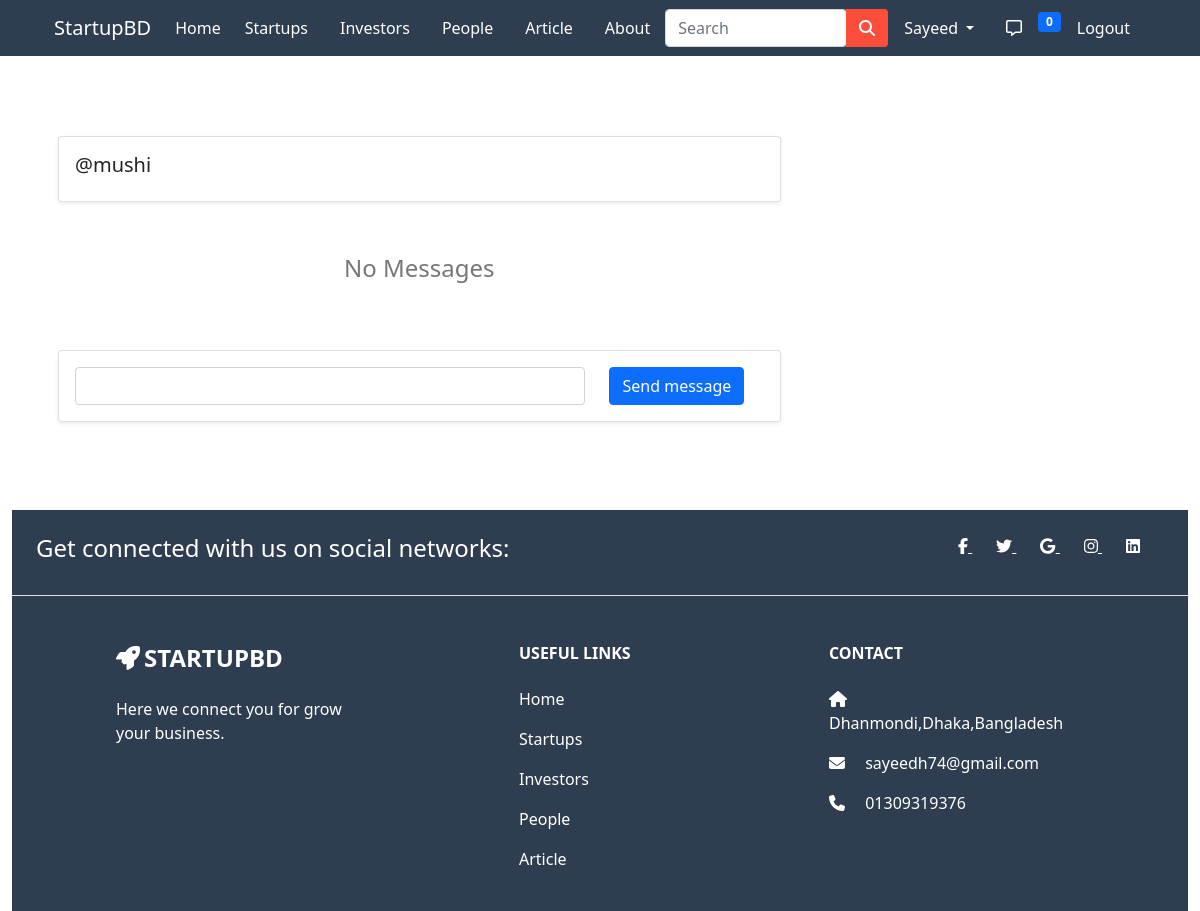
/inbox/8/ (signed in), run on an earlier commit of the app's database.
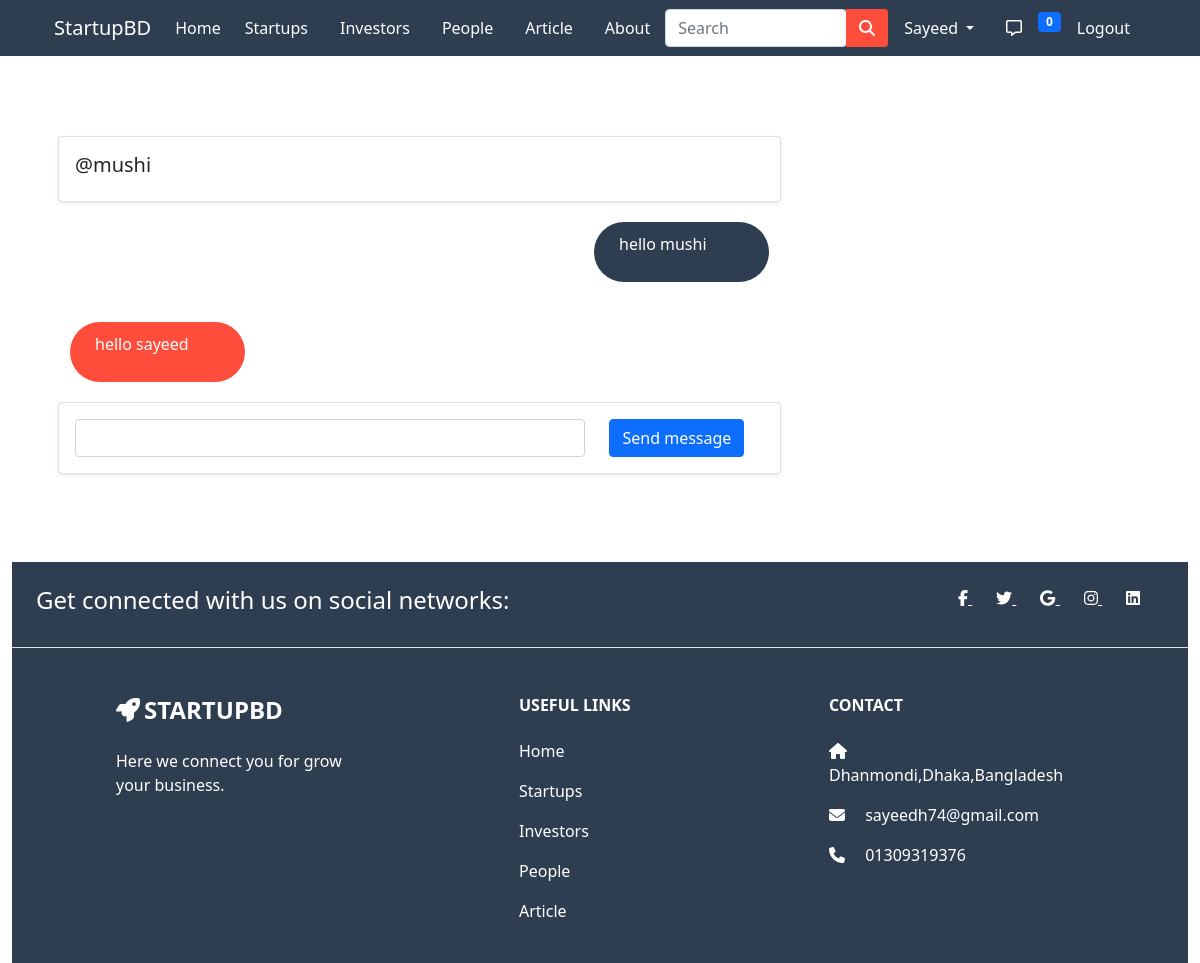
And on a later commit of the database.
### app/models.py (models this page shows)
class MessageModel(models.Model):
  thread = models.ForeignKey(ThreadModel,related_name='+',
  on_delete=models.CASCADE,blank=True,null=True)
  sender_user= models.ForeignKey(User,on_delete=models.CASCADE,related_name='+')
  receiver_user= models.ForeignKey(User,on_delete=models.CASCADE,related_name='+')
  body = models.CharField(max_length=1000)
  image = models.ImageField(upload_to='message_images/',blank=True,null=True)
  date = models.DateTimeField(auto_now_add=True)
  is_read= models.BooleanField(default=False)

### app/views.py (the view)
# urls.py: path('inbox/<int:pk>/', ThreadView.as_view(), name='thread'),
class ThreadView(View):
    def get(self, request, pk, *args, **kwargs):
        form = MessageForm()
        thread = ThreadModel.objects.get(pk=pk)
        message_list = MessageModel.objects.filter(thread__pk__contains=pk)
        context = {
            'thread': thread,
            'form': form,
            'message_list': message_list
        }
        return render(request, 'app/thread.html', context)

### app/form.py
class MessageForm(forms.Form):
    message = forms.CharField(label='', max_length=1000)

### app/templatetags/custom_tags.py (called while the page is built)
@register.inclusion_tag('app/show_notifications.html', takes_context=True)
def show_notifications(context):
	request_user = context['request'].user
	notifications = Notification.objects.filter(
		to_user=request_user).exclude(user_has_seen=True).order_by('-date')
	return {'notifications': notifications}

### app/templates/app/thread.html (shortened to what this page needs)
{% extends 'app/base.html' %}
{% load static %}
{% load crispy_forms_tags %}
{% block main-content %}
<div class="container my-5" style="padding: 40px;">
  <div class="row">
    <div class="card col-md-8 mt-5 p-3 shadow-sm">
      {% if thread.receiver == request.user %}
      <h5>@{{ thread.user }}</h5>
      {% else %}
      <h5>@{{ thread.receiver }}</h5>
      {% endif %}
    </div>
  </div>
  {% if message_list.all.count == 0 %}
  <div class="row my-5">
    <div class="col-md-8">
      <p class="empty-text">No Messages</p>
    </div>
  </div>
  {% endif %}
  {% for message in message_list %}
  <div class="row">
    <div class="col-md-8 my-1">
      {% if message.sender_user == request.user %}
      <div class="sent-message my-3">
        <p>{{ message.body }}</p>
      </div>
      {% elif message.receiver_user == request.user %}
      <div class="received-message my-3">
        <p>{{ message.body }}</p>
      </div>
      {% endif %}
    </div>
  </div>
  {% endfor %}
  <div class="row">
    <div class="card col-md-8 p-3 shadow-sm">
      <form method="POST" action="{% url 'create-message' thread.pk %}" enctype="multipart/form-data">
        <div class="row">
          <div class="col-md-9">
            {{ form | crispy }}
          </div>
          <div class="col-md-3">
            <button class="btn btn-primary  me-2" type="submit">Send message</button>
          </div>
        </div>
      </form>
    </div>
  </div>
</div>
{% endblock main-content %}

What changed in the data, as far as the page shows it:
added MessageModel: body "hello mushi"
added MessageModel: body "hello sayeed"
Also different on the page:
text no longer shown: "No Messages"
